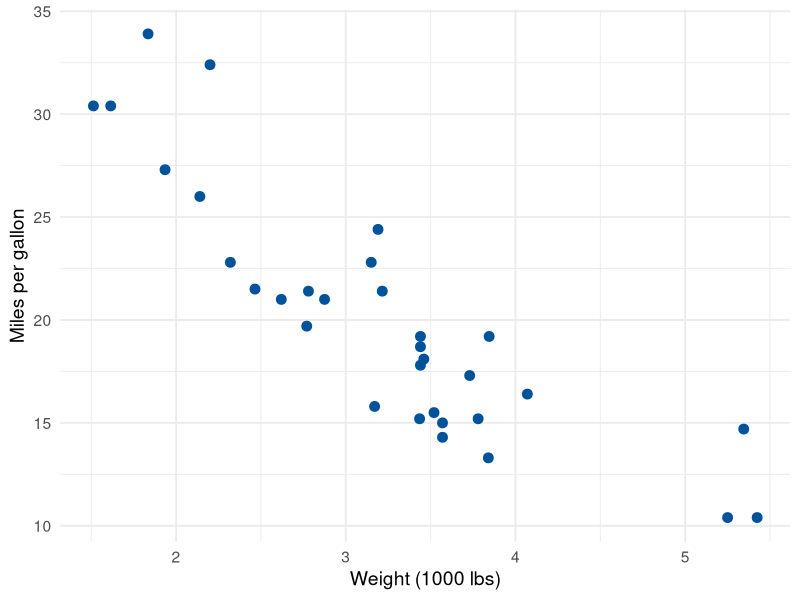
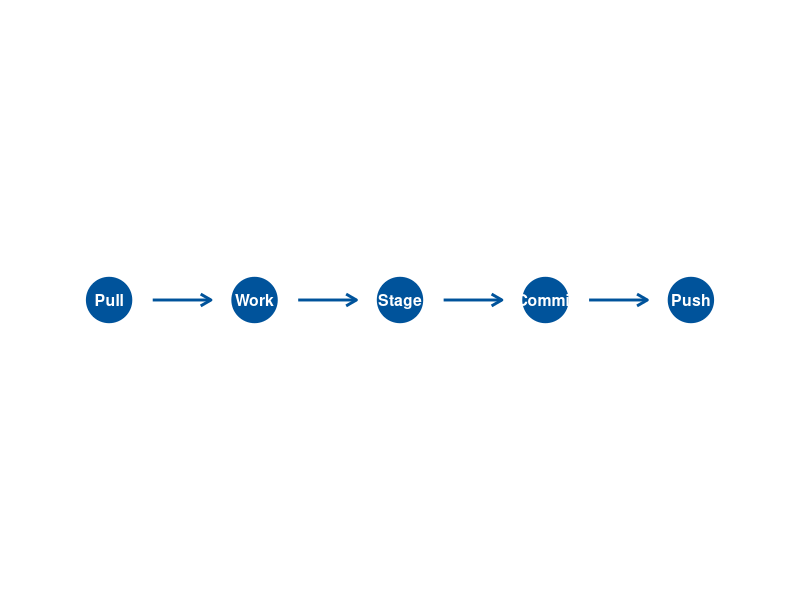

Write R code to recreate these figures, in order.
## ---- chunk 1
#| echo: false
#| message: false
#| warning: false
library(tidyverse)
library(knitr)
## ---- chunk 2
# Calculate the mean of some numbers
mean(c(1, 2, 3, 4, 5))
## ---- chunk 3
#| label: fig-example-actual
#| fig-cap: "A simple scatterplot"
#| echo: false
#| fig-width: 8
#| fig-height: 4

mtcars |>
  ggplot(aes(x = wt, y = mpg)) +
  geom_point(size = 3, colour = "#00539b") +
  labs(x = "Weight (1000 lbs)", y = "Miles per gallon") +
  theme_minimal(base_size = 14)
## ---- chunk 4
# Create some example data
example_data <- tibble(
  name = c("Alice", "Bob", "Carol"),
  age = c(25, 30, 35),
  score = c(85.5, 92.0, 78.5)
)

# Examine it
head(example_data)
## ---- chunk 5
names(example_data)
## ---- chunk 6
# Using $ notation
example_data$age
## ---- chunk 7
# Using bracket notation
example_data[, "age"]
## ---- chunk 8
# Create vectors
numbers <- c(1, 2, 3, 4, 5)
names <- c("Alice", "Bob", "Carol")

# Sequences
1:10
seq(0, 100, by = 10)
## ---- chunk 9
x <- c(1, 2, 3)
y <- c(10, 20, 30)

x + y    # Addition
x * y    # Multiplication
x^2      # Power
## ---- chunk 10
values <- c(10, 20, 30, 40, 50)

sum(values)      # Total
mean(values)     # Average
length(values)   # Count
## ---- chunk 11
data_with_missing <- c(1, 2, NA, 4, 5)

# Many functions return NA if data contains NA
mean(data_with_missing)

# Use na.rm = TRUE to ignore missing values
mean(data_with_missing, na.rm = TRUE)
## ---- chunk 12
letters_example <- c("A", "B", "C", "D", "E")

letters_example[1]        # First element
letters_example[c(1, 3)]  # First and third
letters_example[2:4]      # Second through fourth
## ---- chunk 13
x <- 5

x > 3   # Greater than
x == 5  # Equal to (note: two equals signs!)
x != 3  # Not equal to
x <= 5  # Less than or equal to
## ---- chunk 14
#| echo: false
#| fig-width: 10
#| fig-height: 2.5

workflow <- tibble(
  step = factor(c("Pull", "Work", "Stage", "Commit", "Push"),
                levels = c("Pull", "Work", "Stage", "Commit", "Push")),
  x = 1:5,
  y = 1
)

ggplot(workflow, aes(x = x, y = y)) +
  geom_point(size = 15, colour = "#00539b") +
  geom_text(aes(label = step), colour = "white", fontface = "bold", size = 4) +
  geom_segment(aes(x = x + 0.3, xend = x + 0.7, y = y, yend = y),
               data = workflow |> filter(x < 5),
               arrow = arrow(length = unit(0.3, "cm")),
               colour = "#00539b", linewidth = 1) +
  theme_void() +
  coord_cartesian(xlim = c(0.5, 5.5))
